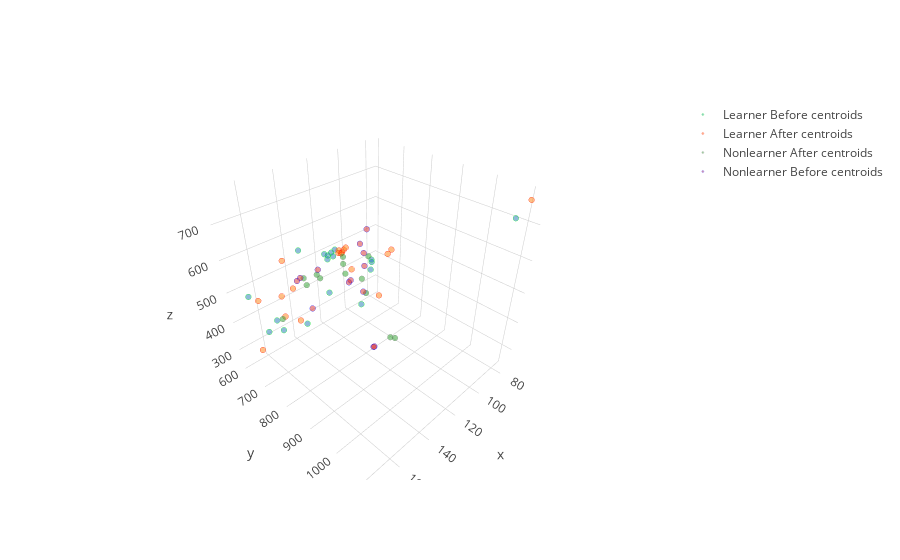

Here is the notebook cell this chart was saved with:
### Code cell
r = 4.0

#calculate centroids
learn_before_x = [ studies[s]['unpaired_before'][r]['x'].mean() for s in learners]
learn_before_y = [ studies[s]['unpaired_before'][r]['y'].mean() for s in learners]
learn_before_z = [ studies[s]['unpaired_before'][r]['z'].mean() for s in learners]

learn_after_x = [ studies[s]['unpaired_after'][r]['x'].mean() for s in learners]
learn_after_y = [ studies[s]['unpaired_after'][r]['y'].mean() for s in learners]
learn_after_z = [ studies[s]['unpaired_after'][r]['z'].mean() for s in learners]

non_before_x = [ studies[s]['unpaired_before'][r]['x'].mean() for s in nonlearners]
non_before_y = [ studies[s]['unpaired_before'][r]['y'].mean() for s in nonlearners]
non_before_z = [ studies[s]['unpaired_before'][r]['z'].mean() for s in nonlearners]

non_after_x = [ studies[s]['unpaired_after'][r]['x'].mean() for s in nonlearners]
non_after_y = [ studies[s]['unpaired_after'][r]['y'].mean() for s in nonlearners]
non_after_z = [ studies[s]['unpaired_after'][r]['z'].mean() for s in nonlearners]

learner_bcentroids = go.Scatter3d(
        x=learn_before_x, y=learn_before_y, z=learn_before_z,
        mode='markers',
        name='Learner Before centroids',
        text=learners,
        marker=dict(
            size=2,
            line=dict(
            color='rgb(0,255,0)',
            width=0.5
            ),
        opacity=0.5
        )
    )

learner_acentroids = go.Scatter3d(
        x=learn_after_x, y=learn_after_y, z=learn_after_z,
        mode='markers',
        name='Learner After centroids',
        text=learners,
        marker=dict(
            size=2,
            line=dict(
            color='rgb(255,0,0)',
            width=0.5
            ),
        opacity=0.5
        )
    )

nonlearner_bcentroids = go.Scatter3d(
        x=non_before_x, y=non_before_y, z=non_before_z,
        mode='markers',
        name='Nonlearner Before centroids',
        text=nonlearners,
        marker=dict(
            size=2,
            line=dict(
            color='rgb(0,0,255)',
            width=0.5
            ),
        opacity=0.5
        )
    )

nonlearner_acentroids = go.Scatter3d(
        x=non_after_x, y=non_after_y, z=non_after_z,
        mode='markers',
        name='Nonlearner After centroids',
        text=nonlearners,
        marker=dict(
            size=2,
            line=dict(
            color='rgb(128,128,128            )',
            width=0.5
            ),
        opacity=0.5
        )
    )

data = [learner_bcentroids, learner_acentroids, nonlearner_acentroids, nonlearner_bcentroids]
py.offline.iplot(data, filename='pair-distance')

### Figure 1 — Plotly figure (JSON) as saved in the notebook; plotly's stock layout.template omitted (floating-point values rounded to 4 significant figures)
{"data": [{"marker": {"line": {"color": "rgb(0,255,0)", "width": 0.5}, "opacity": 0.5, "size": 2}, "mode": "markers", "name": "Learner Before centroids", "text": ["SynStd6025", "SynStd6061", "SynStd6483", "SynStd6485", "SynStd6487", "SynStd6489", "SynStd6491", "SynStd6493", "SynStd6495", "SynStd6791", "SynStd7941", "SynStd7943", "SynStd7945", "SynStd7947", "SynStd7949", "SynStd7951", "SynStd7955", "SynStdJKP"], "type": "scatter3d", "x": [75.56, 97.67, 133.1, 131.0, 162.6, 114.4, 119.4, 171.3, 171.9, 95.45, 113.2, 115.0, 118.9, 116.9, 171.0, 97.26, 148.0, 128.8], "y": [1075.0, 705.0, 604.3, 717.5, 654.1, 626.1, 626.9, 666.1, 793.2, 688.3, 635.6, 638.0, 637.3, 626.4, 809.1, 701.7, 727.5, 834.2], "z": [703.5, 465.7, 543.0, 448.4, 367.2, 503.0, 509.4, 519.2, 519.0, 425.0, 514.5, 496.8, 495.1, 498.9, 496.0, 471.9, 394.6, 464.9]}, {"marker": {"line": {"color": "rgb(255,0,0)", "width": 0.5}, "opacity": 0.5, "size": 2}, "mode": "markers", "name": "Learner After centroids", "text": ["SynStd6025", "SynStd6061", "SynStd6483", "SynStd6485", "SynStd6487", "SynStd6489", "SynStd6491", "SynStd6493", "SynStd6495", "SynStd6791", "SynStd7941", "SynStd7943", "SynStd7945", "SynStd7947", "SynStd7949", "SynStd7951", "SynStd7955", "SynStdJKP"], "type": "scatter3d", "x": [79.86, 97.43, 144.2, 148.5, 171.2, 104.2, 110.8, 169.6, 165.8, 106.5, 113.2, 109.9, 109.9, 107.0, 159.1, 101.4, 154.5, 125.3], "y": [1115.0, 782.8, 608.9, 682.4, 688.5, 629.2, 638.5, 696.3, 777.8, 666.7, 652.3, 647.3, 642.5, 636.9, 787.8, 788.7, 673.8, 880.0], "z": [771.3, 541.4, 536.7, 492.0, 352.8, 499.0, 507.6, 518.0, 503.2, 443.3, 510.1, 501.9, 497.2, 500.8, 476.3, 538.8, 478.1, 508.3]}, {"marker": {"line": {"color": "rgb(128,128,128            )", "width": 0.5}, "opacity": 0.5, "size": 2}, "mode": "markers", "name": "Nonlearner After centroids", "text": ["SynStd6473", "SynStd6475", "SynStd6477", "SynStd6479", "SynStd6481", "SynStd7957", "SynStd7963", "SynStd7965", "SynStd8013", "SynStd8071", "SynStdJJ6", "SynStdJJP", "SynStdJJY"], "type": "scatter3d", "x": [105.0, 86.71, 132.7, 136.2, 109.5, 111.7, 136.5, 131.8, 106.3, 155.7, 102.9, 123.8, 120.0], "y": [842.7, 630.8, 678.6, 640.9, 648.4, 660.8, 654.9, 686.0, 830.4, 673.3, 690.3, 744.3, 803.2], "z": [271.1, 429.0, 495.1, 474.0, 487.0, 472.4, 457.8, 484.3, 270.9, 403.5, 410.5, 507.3, 461.2]}, {"marker": {"line": {"color": "rgb(0,0,255)", "width": 0.5}, "opacity": 0.5, "size": 2}, "mode": "markers", "name": "Nonlearner Before centroids", "text": ["SynStd6473", "SynStd6475", "SynStd6477", "SynStd6479", "SynStd6481", "SynStd7957", "SynStd7963", "SynStd7965", "SynStd8013", "SynStd8071", "SynStdJJ6", "SynStdJJP", "SynStdJJY"], "type": "scatter3d", "x": [115.6, 91.46, 130.5, 138.8, 93.57, 94.69, 141.7, 85.67, 115.8, 137.8, 108.7, 122.7, 118.7], "y": [811.4, 638.0, 669.5, 644.4, 631.6, 654.3, 650.2, 618.7, 809.1, 682.2, 673.3, 751.0, 784.9], "z": [252.7, 406.1, 502.0, 483.1, 490.1, 469.0, 483.1, 520.8, 249.6, 392.9, 411.5, 478.8, 453.2]}], "layout": {}}
